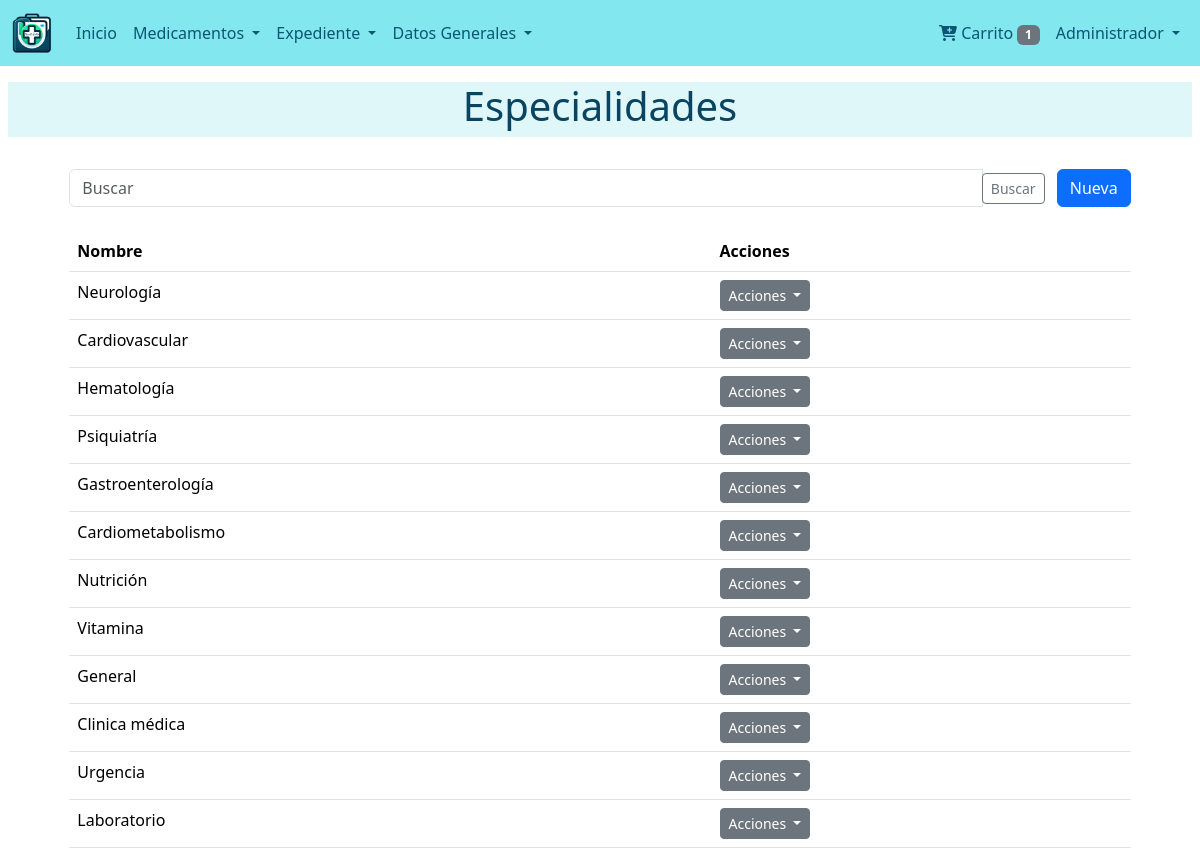
Screenshot of /productos/specialties/ (signed in) with the database file from the repository.
### users/models.py (models this page shows)
class User(AbstractUser):
    def get_full_name(self):
        return '{} {}'.format(self.first_name,self.last_name)

### products/models.py (models this page shows, shortened)
class Specialty(models.Model):
    nombre = models.CharField(max_length=50, unique=True)
    class Meta:
        verbose_name = ("Especialidad")
        verbose_name_plural = ("Especialidades")

### products/views.py (the view)
# urls.py: path('specialties/', views.SpecialtyListView.as_view(), name='specialty_list'),
class SpecialtyListView(ListView):
    model = Specialty
    template_name = 'specialty/list.html'
    context_object_name = 'specialties'
    def get_queryset(self):
        queryset = super().get_queryset()
        search_term = self.request.GET.get('search', '')  # Asegúrate de usar 'search' si así lo nombraste en el input del formulario
        if search_term:
            queryset = queryset.filter(nombre__icontains=search_term)
        return queryset
    def get_context_data(self, **kwargs):
        context = super().get_context_data(**kwargs)
        context['search_form'] = SpecialtySearchForm(self.request.GET or None)
        return context

### products/forms.py
class SpecialtySearchForm(forms.Form):
    search = forms.CharField(
        required=False,
        widget=forms.TextInput(attrs={'class': 'form-control', 'placeholder': 'Buscar'})
    )

### dispensers/context_processors.py (called while the page is built)
def cart_processor(request):
    dispenser = get_or_create_dispenser(request)
    return {'cart_item_count': dispenser.products.count() if dispenser else 0}

### dispensers/utils.py (called while the page is built, shortened)
def get_or_create_dispenser(request):
    user = request.user if request.user.is_authenticated else None
    if user:
        dispenser = Dispenser.objects.filter(user=user).first()
        if dispenser:
            request.session['dispenser_id'] = dispenser.dispenser_id
            return dispenser

### users/context_processors.py (called while the page is built)
def open_requests(request):
    if request.user.is_authenticated:
        return {
            'open_requests': RequestPatient.objects.filter(paciente=request.user, estado=RequestPatient.ESTADO_PENDIENTE)
        }
    return {}

def is_patient(request):
    if request.user.is_authenticated:
        return {'is_patient': request.user.groups.filter(name__in=["Paciente", "Administrador"]).exists()}
    return {'is_patient': False}

### products/templates/specialty/list.html (shortened to what this page needs)
{% extends 'base.html' %}
{% block content %}
{% include "snippets/title.html" with title='Especialidades' %}
<div class="container">
    <div class="row justify-content-center">
        <div class="col-md-11">
            {% include "specialty/snippets/filter.html" %}
            <table class="table mt-4">
                <thead>
                    <tr>
                        <th>Nombre</th>
                        <th>Acciones</th>
                    </tr>
                </thead>
                <tbody>
                    {% for specialty in specialties %}
                    <tr>
                        <td>{{ specialty.nombre }}</td>
                        <td>
                            <div class="dropdown">
                                <button class="btn btn-secondary btn-sm dropdown-toggle" type="button" id="dropdownMenuButton{{ forloop.counter }}" data-bs-toggle="dropdown" aria-expanded="false">
                                    Acciones
                                </button>
                            </div>
                        </td>
                    </tr>
                    {% empty %}
                    <tr>
                        <td colspan="2">No hay especialidades disponibles.</td>
                    </tr>
                    {% endfor %}
                </tbody>
            </table>
        </div>
    </div>
</div>
{% endblock %}

### templates/navbar.html (shortened to what this page needs)
{% load static %}
{% url 'dispensers:dispenser' as dispenser %}
<nav class="navbar navbar-expand-lg custom-navbar-bg navbar-light">
    <div class="container-fluid">
        <a class="navbar-brand" href="{% url 'index' %}">
            <img src="{% static 'images/icono.png' %}" alt="MedicFolio Logo" style="height: 40px;">
        </a>
        <div class="collapse navbar-collapse" id="navbarNavAltMarkup">
            <div class="navbar-nav me-auto">
                {% if user.is_authenticated %}
                    <a class="nav-link text-white {% if request.path == '/' %}active{% endif %}" href="{% url 'dashboard:dashboard' %}">
                        Inicio
                    </a>
                    <li class="nav-item dropdown">
                        <a class="nav-link dropdown-toggle text-white" href="#" id="navbarDropdownMenuLink" role="button" data-bs-toggle="dropdown" aria-expanded="false">
                            Medicamentos
                        </a>
                    </li>
                    <li class="nav-item dropdown">
                        <a class="nav-link dropdown-toggle text-white" href="#" id="navbarDropdownDatosGenerales" role="button" data-bs-toggle="dropdown" aria-expanded="false">
                            Expediente
                        </a>
                    </li>
                    <li class="nav-item dropdown">
                        <a class="nav-link dropdown-toggle text-white" href="#" id="navbarDropdownDatosGenerales" role="button" data-bs-toggle="dropdown" aria-expanded="false">
                            Datos Generales
                        </a>
                    </li>
                {% endif %}
            </div>
            <div class="navbar-nav ms-auto">
                {% if user.is_authenticated %}
                <li><a class="nav-link text-white" href="{{ dispenser }}">
                    <i class="fas fa-cart-plus"></i> Carrito
                    <span class="badge bg-secondary">{{ cart_item_count }}</span>
                </a></li>
                {% endif %}
                {% if user.is_authenticated %}
                    <li class="nav-item dropdown">
                        <a class="nav-link dropdown-toggle text-white" href="#" id="navbarDropdownUserMenu" role="button" data-bs-toggle="dropdown" aria-expanded="false">
                            {{ user.first_name }}
                        </a>
                {% endif %}
            </div>
        </div>
    </div>
</nav>

### static/css/style.css (style rules this page uses)
.custom-navbar-bg { background-color: #82e7ee; }
.navbar-light .navbar-nav .nav-link { color: #0c5573 !important; }

### rows the page displays
User: first_name "Administrador"
Specialty: nombre "Neurología"
Specialty: nombre "Cardiovascular"
Specialty: nombre "Hematología"
Specialty: nombre "Psiquiatría"
Specialty: nombre "Gastroenterología"
Specialty: nombre "Cardiometabolismo"
Specialty: nombre "Nutrición"
Specialty: nombre "Vitamina"
Specialty: nombre "General"
Specialty: nombre "Clinica médica"
Specialty: nombre "Urgencia"
Specialty: nombre "Laboratorio"

### other values shown
{{ cart_item_count }} "1"
{{ title }} "Especialidades"
